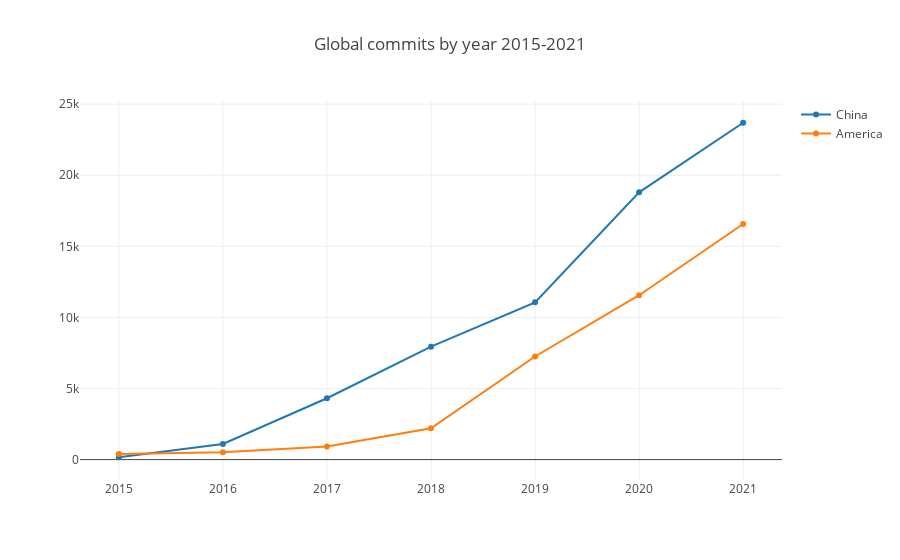

Notebook code cell kept with this figure:
### Markdown cell above
#### Code Change Commits

Code Change Commits is a CHAOSS metric，refer to https://chaoss.community/metric-code-changes/。

Code Change Commits metric has following options:

- messageFilter: A regular expression to filter the commit by commit message like '^feat:.\*' or '^(docs:|refactor:).\*'. Default: null.

### Code cell
var startYear = 2015, startMonth = 1, endYear = 2021, endMonth = 12, x = [];
for (let y = startYear; y <= endYear; y++) x.push(`${y}`);
openDigger.metric.chaoss.codeChangeCommits({ labelIntersect: ['Region'], startYear, startMonth, endYear, endMonth, groupBy: 'Region', groupTimeRange: 'year', limit: -1, options: { messageFilter: '^feat:.*' } }).then(data => {
    openDigger.render.plotly(data.filter(row => row.name != 'Others').map(row => {
        return {
            x,
            y: row.count,
            mode: 'scatter',
            name: row.name
        };
    }), {title: `Global commits by year ${startYear}-${endYear}`, xaxis: {type: 'category'}});
});

### Figure 1 — Plotly figure (JSON) as saved in the notebook; plotly's stock layout.template omitted (floating-point values rounded to 4 significant figures)
{"data": [{"mode": "scatter", "name": "China", "x": ["2015", "2016", "2017", "2018", "2019", "2020", "2021"], "y": ["165", "1103", "4315", "7942", "11060", "18798", "23694"]}, {"mode": "scatter", "name": "America", "x": ["2015", "2016", "2017", "2018", "2019", "2020", "2021"], "y": ["400", "519", "923", "2199", "7252", "11563", "16569"]}], "layout": {"autosize": true, "title": {"text": "Global commits by year 2015-2021"}, "xaxis": {"autorange": true, "range": [-0.3576, 6.358], "type": "category"}, "yaxis": {"autorange": true, "range": [-1777.0, 25640.0], "type": "linear"}}}
